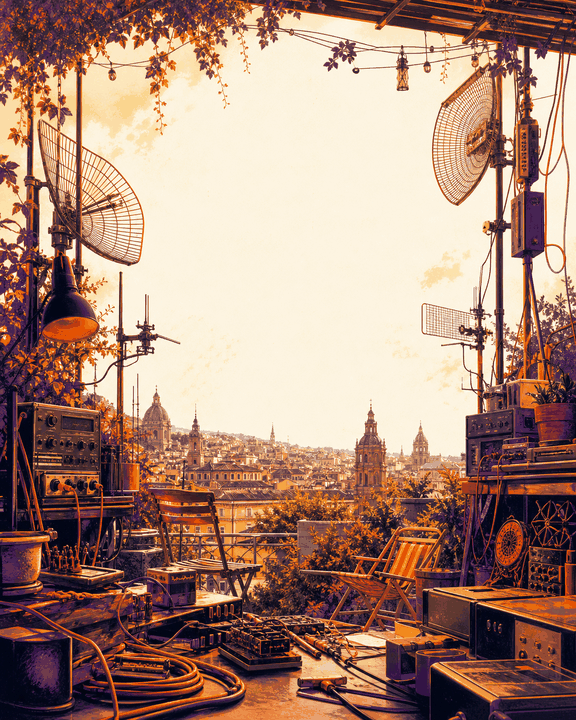
#> input picture art/world-plates/signal.png, 576 x 720 px
$ python -i build_artwork.py   (imports and definitions only)
#> lines starting #> are read from the running program, lines starting #| are printed output that depends on the picture
#> further down, picture is the input picture: PIL image 576x720 P; mean R, G, B 169.7, 136.3, 120.3
"""Build 295 standalone Edition One artworks before any card face is rendered.

The script combines six generated 600B world plates with deterministic protocol motifs.
Avatar cards additionally use only the official full-body character assets. Source
assets remain read-only. Intended art decisions are recorded in SQLite before raster
outputs are written.

Usage:
    python scripts/build_artwork.py --character-assets PATH/TO/assets/fullbody
"""

from __future__ import annotations

import argparse
import hashlib
import json
import logging
import math
import random
import sqlite3
from dataclasses import dataclass
from pathlib import Path
from typing import Any

from PIL import (
    Image,
    ImageChops,
    ImageDraw,
    ImageEnhance,
    ImageFilter,
    ImageFont,
    ImageOps,
)

log = logging.getLogger("build_artwork")

ART_WIDTH = 768
ART_HEIGHT = 960
ACCENTS = {
    "Signal": (255, 247, 236),
    "Timelock": (94, 90, 203),
    "Keys": (116, 71, 184),
    "Power": (255, 106, 0),
    "Bitcoin": (243, 194, 68),
    "Neutral": (175, 112, 255),
}
WORLD_PLATES = {
    "Signal": "signal.png",
    "Timelock": "timelock.png",
    "Keys": "keys.png",
    "Power": "power.png",
    "Bitcoin": "bitcoin.png",
    "Neutral": "neutral.png",
}


@dataclass(frozen=True)
class ArtDecision:
    """Deterministic inputs for one standalone illustration."""

    card_id: str
    card_name: str
    world_plates: list[str]
    character_assets: list[str]
    seed: int
    output_file: str


# [252 lines left out: functions stable_seed, world_categories, load_card_data, build_decisions, record_art_decisions, fitted_plate and 4 more, not called in this run]


def remove_flat_background(source: Image.Image) -> Image.Image:
    """Remove flat backgrounds and feather concept-sheet edges without source edits."""
    image = source.convert("RGB")
    corners = (
        image.getpixel((0, 0)),
        image.getpixel((image.width - 1, 0)),
        image.getpixel((0, image.height - 1)),
        image.getpixel((image.width - 1, image.height - 1)),
    )
#> corners = ((76, 49, 60), (74, 36, 39), (9, 13, 32), (19, 16, 40))
    background = tuple(sum(pixel[channel] for pixel in corners) // 4 for channel in range(3))
#> background = (44, 28, 42)
    solid = Image.new("RGB", image.size, background)
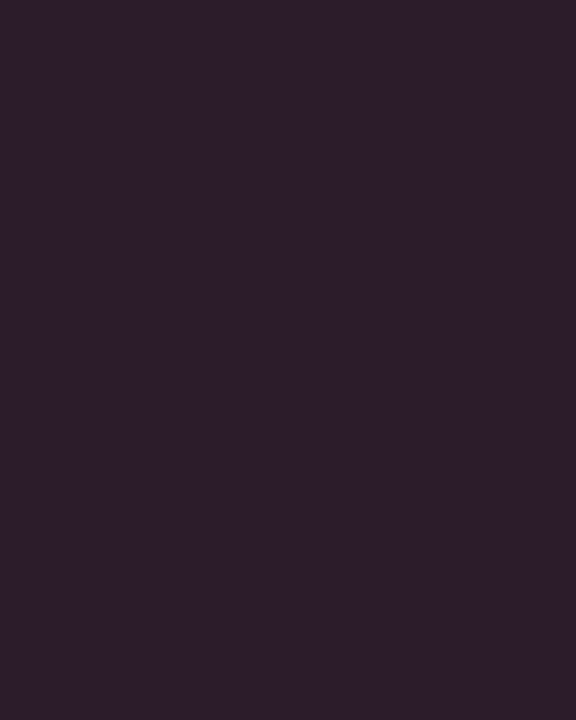
#> solid: PIL image 576x720 RGB; mean R, G, B 44, 28, 42
    difference = ImageChops.difference(image, solid).convert("L")
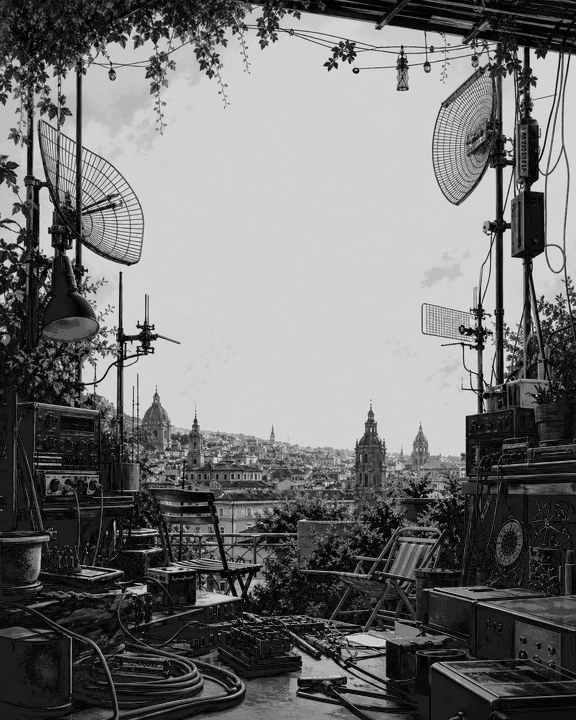
#> difference: PIL image 576x720 L; min 1, max 218, mean 114.8
    alpha = difference.point(lambda value: max(0, min(255, (value - 12) * 7)))
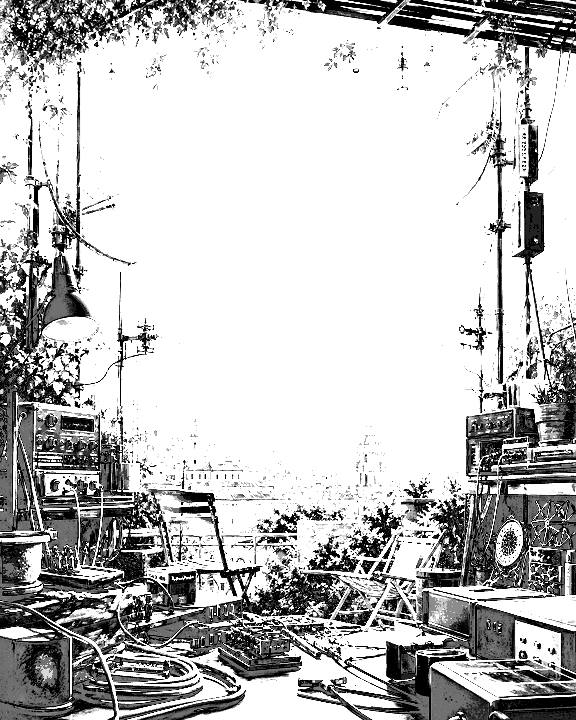
#> alpha: PIL image 576x720 L; min 0, max 255, mean 191.8
    alpha = alpha.filter(ImageFilter.GaussianBlur(0.8))
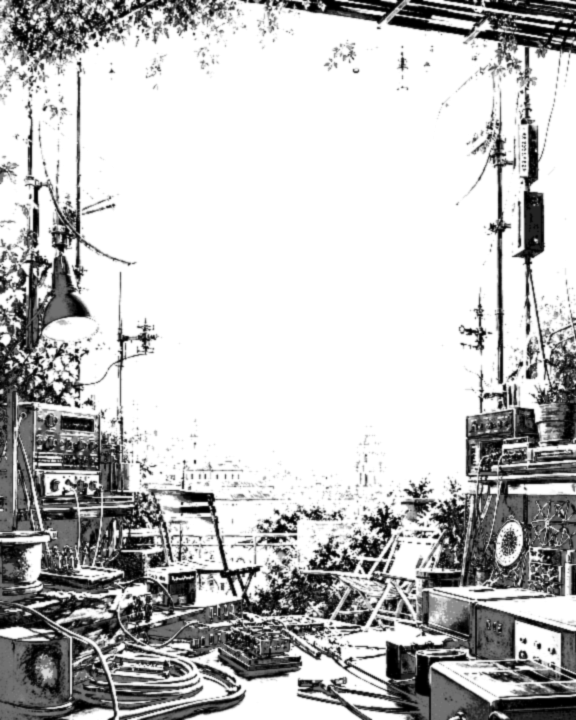
#> alpha: PIL image 576x720 L; min 0, max 255, mean 191.8
    feather = Image.new("L", image.size, 0)
#> feather: PIL image 576x720 L; every value is 0
    feather_draw = ImageDraw.Draw(feather)
    horizontal_inset = round(image.width * 0.035)
#> horizontal_inset = 20
    feather_draw.ellipse(
        (
            horizontal_inset,
            -round(image.height * 0.06),
            image.width - horizontal_inset,
            image.height + round(image.height * 0.06),
        ),
        fill=255,
    )
    feather = feather.filter(ImageFilter.GaussianBlur(round(image.width * 0.035)))
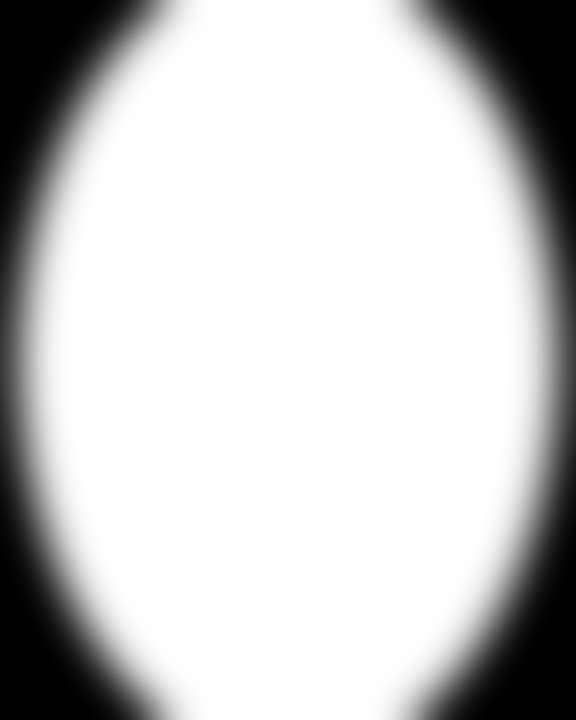
#> feather: PIL image 576x720 L; min 0, max 255, mean 200
    alpha = ImageChops.multiply(alpha, feather)
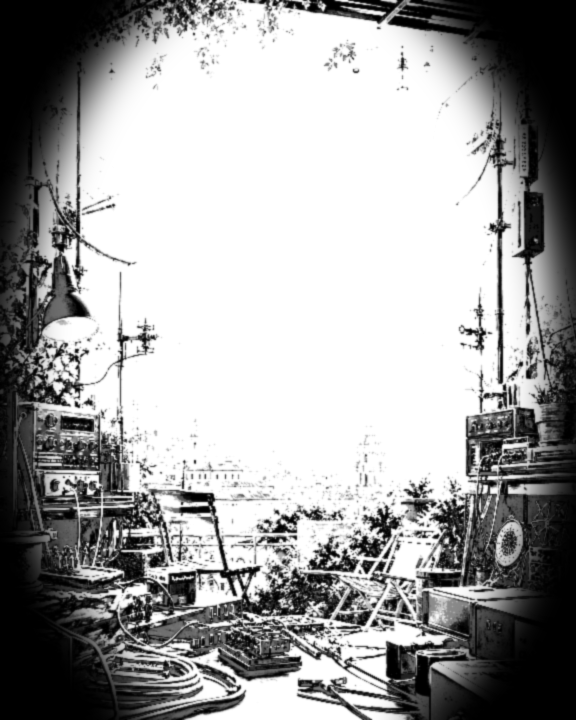
#> alpha: PIL image 576x720 L; min 0, max 255, mean 160
    result = image.convert("RGBA")
    result.putalpha(alpha)
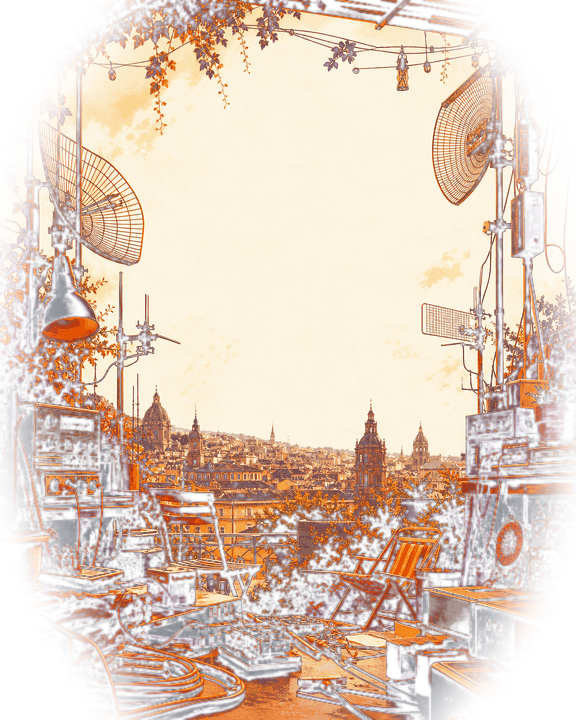
#> result: PIL image 576x720 RGBA; mean R, G, B, A 169.7, 136.3, 120.3, 160; transparent parts drawn white
    return result


# [252 lines left out: functions load_character, place_character, render_artwork, file_sha256, write_manifest, contact_sheet and 2 more, not called in this run]


# [2 lines not run here, left out]

>>> from PIL import Image
>>> picture = Image.open('../art/world-plates/signal.png')
>>> result = remove_flat_background(picture)
